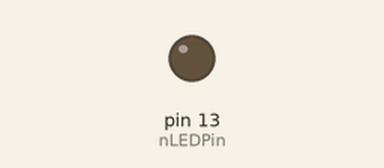
The sketch below on a simulated Arduino Uno, built with avr-gcc and run on an emulated ATmega328P. On the bench: output pins drawn as LEDs (lit = HIGH).

Above: at 0.6 s.
At 2.6 s:
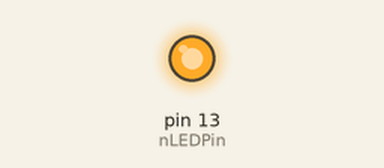
Timing chart, 0 to 6.8 s (numbered marks = the images above):
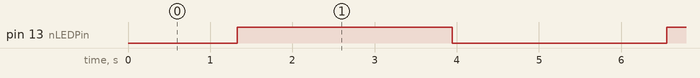

The sketch:

sketch_04_ledpwm.ino
```cpp
const int nLEDPin = 13;

// Adjustable values
int nDelayMS = 50;
int nAdjustVal = 5;
int nBrightness = 0;
long lPrevMills = 0;

void setup() {
  // put your setup code here, to run once:
  Serial.begin(9600);
  pinMode(nLEDPin, OUTPUT);
}

void loop() {
  // put your main code here, to run repeatedly:
  unsigned long lCurMills = millis();

  if (lCurMills - lPrevMills > nDelayMS)
  {
    lPrevMills = lCurMills;

    nBrightness = nBrightness + nAdjustVal;
    nBrightness = constrain(nBrightness, 0, 255);
    if (nBrightness == 0 || nBrightness == 255)
    {
      nAdjustVal = -nAdjustVal;
    }

    analogWrite(nLEDPin, nBrightness);
  }

  while (Serial.available() > 0)
  {
    int nNewDelay = Serial.parseInt();
    int nNewAdjust = Serial.parseInt();

    if (Serial.read() == '\n')
    {
      nDelayMS = constrain(nNewDelay, 25, 5000);
      nAdjustVal = constrain(nNewAdjust, 0, 255);
    }
  }
}
```

Measured:
- by itself, pin 13 (nLEDPin): alternates HIGH for 2.6 s and LOW for 2.6 s
